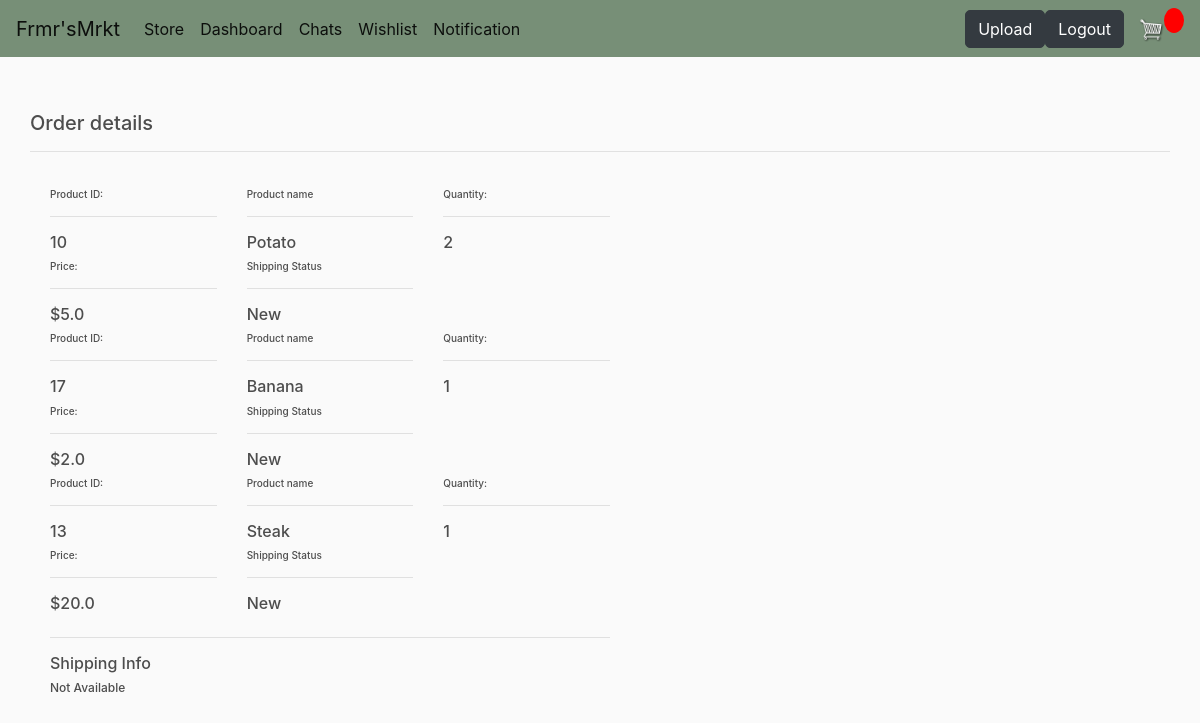
The page /view_order/10 (signed in) on the database its author committed.
### store/models.py (models this page shows, shortened)
class OrderItem(models.Model):
	product = models.ForeignKey(Product, on_delete=models.SET_NULL, null=True)
	order = models.ForeignKey(Order, on_delete=models.SET_NULL, null=True)
	quantity = models.IntegerField(default=0, null=True, blank=True)
	price = models.FloatField(null=False, default=0)
	business = models.ForeignKey(Customer, on_delete=models.SET_NULL, null=True)
	status = models.CharField(default='New', null=True, max_length=20)
	date_added = models.DateTimeField(auto_now_add=True)
	def __str__(self):
		return f'name: {self.product.name}, quantity: {self.quantity}'

class Product(models.Model):
    name = models.CharField(max_length=200)
    price = models.FloatField()
    quantity = models.IntegerField(default=10)
    digital = models.BooleanField(default=False,null=True, blank=True)
    image = models.ImageField(null=True, blank=True)
    description = models.TextField(null=True, blank=True)
    owner = models.ForeignKey(Customer, on_delete=models.CASCADE, null=True)
    category = models.CharField(max_length=50, default='Generic')
    date_added = models.DateTimeField(default=datetime.now())
    rating = models.IntegerField(default=1)

### store/views.py (the view)
# urls.py: path('view_order/<int:id>', views.view_order, name="view_order"),
@login_required(login_url='/login/')
def view_order(request, id):
	order = Order.objects.get(id=id)
	order_items = order.order_item_list
	context = {'orderItems': order_items}
	try:
		shippingAddress = ShippingAddress.objects.get(order=order)
	except Exception as e:
		print('Does not exist')
		shippingAddress = 'Not Available'
	context['shippingAddress'] = shippingAddress
	print(context)
	return render(request, 'business/view_order.html', context)

### store/models.py (called while the page is built)
	@property
	def order_item_list(self):
		return self.orderitem_set.all()

### store/templates/business/view_order.html (shortened to what this page needs)
{% extends 'store/main.html' %} {% load static %} {% block content %}
<h5>Order details</h5>
<hr />
<div id="overlay-view-order" class="overlay-view-order">
  <div class="overlay-content-status align-items-center container">
    {% for item in orderItems %}
    <div class="row row-cols-3">
      <div class="col">
        <h6 style="font-size: 10px">Product ID:</h6>
        <hr />
        <h6>{{item.product.id}}</h6>
      </div>
      <div class="col">
        <h6 style="font-size: 10px">Product name</h6>
        <hr />
        <h6>{{item.product.name}}</h6>
      </div>
      <div class="col">
        <h6 style="font-size: 10px">Quantity:</h6>
        <hr />
        <h6>{{item.quantity}}</h6>
      </div>
    </div>
    <div class="row row-cols-3">
      <div class="col">
        <h6 style="font-size: 10px">Price:</h6>
        <hr />
        <h6>${{ item.price }}</h6>
      </div>
      <div class="col">
        <h6 style="font-size: 10px">Shipping Status</h6>
        <hr />
        <h6>{{ item.status }}</h6>
      </div>
    </div>
    {% endfor %}
    <hr />
    <h6>Shipping Info</h6>
       {% if shippingAddress == 'Not Available'%}
      <h6 style="font-size: 12px">{{ shippingAddress }}</h6>
      {%endif%}
    </div>
  </div>
</div>
{% endblock content %}

### static/css/main.css (style rules this page uses)
body { background-color: hsl(0, 0%, 98%); }
h1,h2,h3,h4,h5,h6 { color:hsl(0, 0%, 30%); }

### store/templates/business/view_order.html (style rules this page uses)
.overlay-view-order { position: fixed; width: 100%; height: 100%; z-index: 2; cursor: pointer; }
.overlay-content-status { position: absolute; padding: 20px; border-radius: 5px; width: 80%; max-width: 600px; }

### rows shown on the page
OrderItem: product.id "10", product.name "Potato", quantity "2", price "5.0", status "New"
OrderItem: product.id "17", product.name "Banana", quantity "1", price "2.0", status "New"
OrderItem: product.id "13", product.name "Steak", quantity "1", price "20.0", status "New"

### other values the page prints
{{ shippingAddress }} "Not Available"
